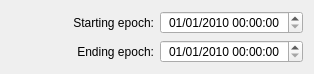
    <widget class="QWidget" name="gridLayoutWidget">
     <property name="geometry">
      <rect>
       <x>4</x>
       <y>4</y>
       <width>314</width>
       <height>66</height>
      </rect>
     </property>
     <layout class="QGridLayout" name="gridLayout">
      <item row="0" column="0">
       <widget class="QLabel" name="StartingDatelabel">
        <property name="text">
         <string>Starting epoch:</string>
        </property>
        <property name="alignment">
         <set>Qt::AlignRight|Qt::AlignTrailing|Qt::AlignVCenter</set>
        </property>
       </widget>
      </item>
      <item row="1" column="0">
       <widget class="QLabel" name="StartingDatelabel_2">
        <property name="text">
         <string>Ending epoch:</string>
        </property>
        <property name="alignment">
         <set>Qt::AlignRight|Qt::AlignTrailing|Qt::AlignVCenter</set>
        </property>
       </widget>
      </item>
      <item row="0" column="1">
       <widget class="QDateTimeEdit" name="dateTimeEdit">
        <property name="toolTip">
         <string>The starting epoch of this participant</string>
        </property>
        <property name="alignment">
         <set>Qt::AlignCenter</set>
        </property>
        <property name="dateTime">
         <datetime>
          <hour>0</hour>
          <minute>0</minute>
          <second>0</second>
          <year>2010</year>
          <month>1</month>
          <day>1</day>
         </datetime>
        </property>
        <property name="displayFormat">
         <string>dd/MM/yyyy hh:mm:ss</string>
        </property>
       </widget>
      </item>
      <item row="1" column="1">
       <widget class="QDateTimeEdit" name="dateTimeEdit_2">
        <property name="toolTip">
         <string>The ending epoch of this participant</string>
        </property>
        <property name="alignment">
         <set>Qt::AlignCenter</set>
        </property>
        <property name="dateTime">
         <datetime>
          <hour>0</hour>
          <minute>0</minute>
          <second>0</second>
          <year>2010</year>
          <month>1</month>
          <day>1</day>
         </datetime>
        </property>
        <property name="displayFormat">
         <string>dd/MM/yyyy hh:mm:ss</string>
        </property>
       </widget>
      </item>
     </layout>
    </widget>
